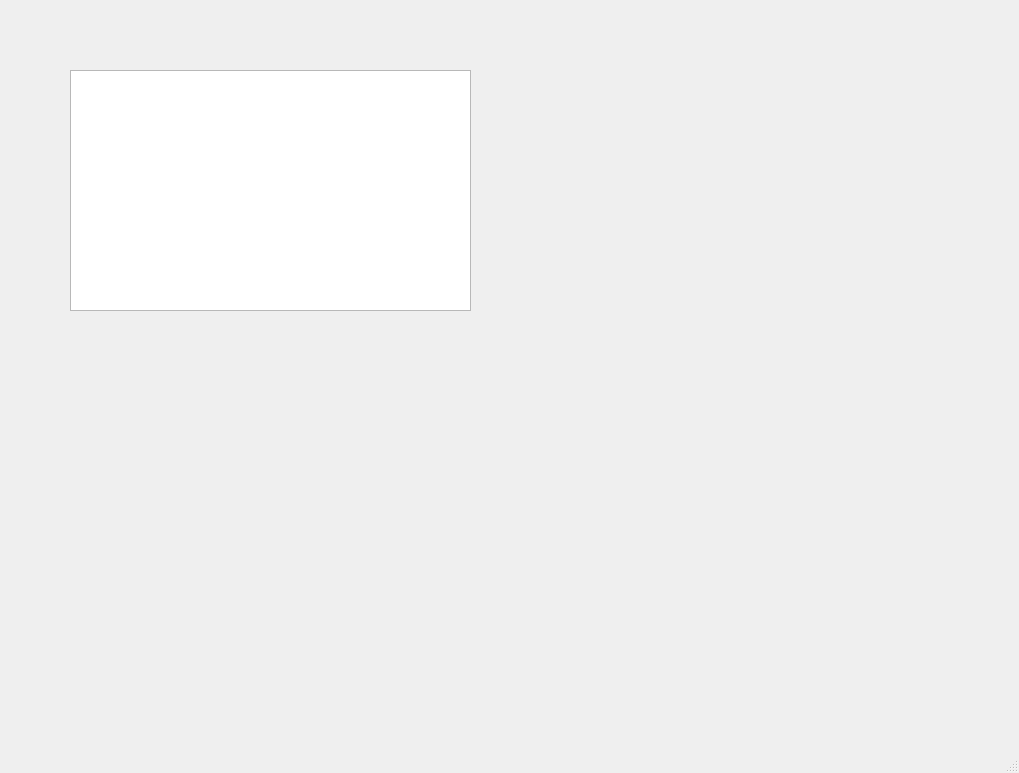
<?xml version="1.0" encoding="UTF-8"?>
<ui version="4.0">
 <class>MainWindow</class>
 <widget class="QMainWindow" name="MainWindow">
  <property name="geometry">
   <rect>
    <x>0</x>
    <y>0</y>
    <width>1019</width>
    <height>773</height>
   </rect>
  </property>
  <property name="windowTitle">
   <string>MainWindow</string>
  </property>
  <widget class="QWidget" name="centralwidget">
   <widget class="QTextEdit" name="textEdit">
    <property name="geometry">
     <rect>
      <x>70</x>
      <y>70</y>
      <width>401</width>
      <height>241</height>
     </rect>
    </property>
   </widget>
  </widget>
  <widget class="QMenuBar" name="menubar">
   <property name="geometry">
    <rect>
     <x>0</x>
     <y>0</y>
     <width>1019</width>
     <height>26</height>
    </rect>
   </property>
  </widget>
  <widget class="QStatusBar" name="statusbar"/>
 </widget>
 <resources/>
 <connections/>
</ui>
